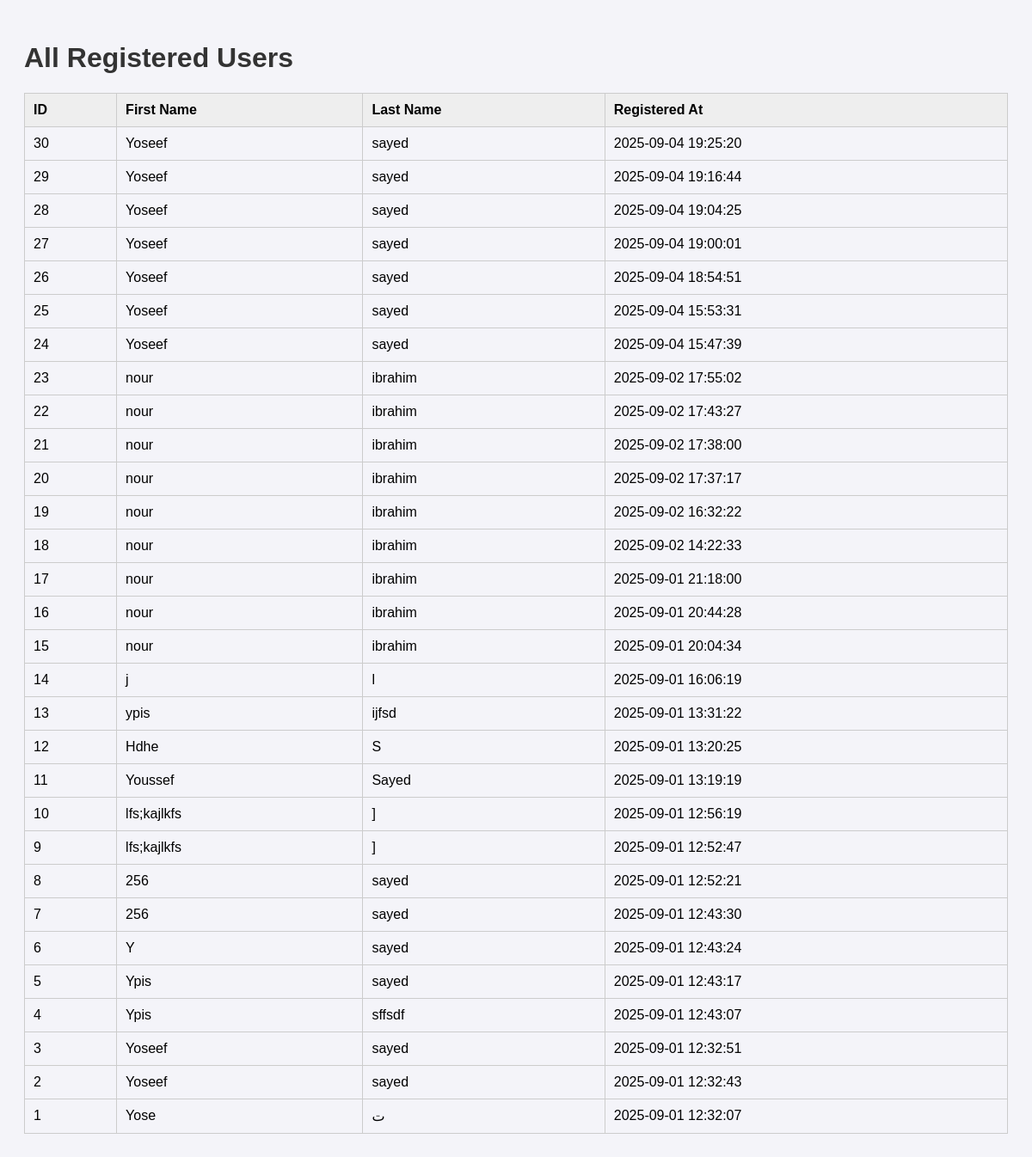
The app's page /all_users, older data.
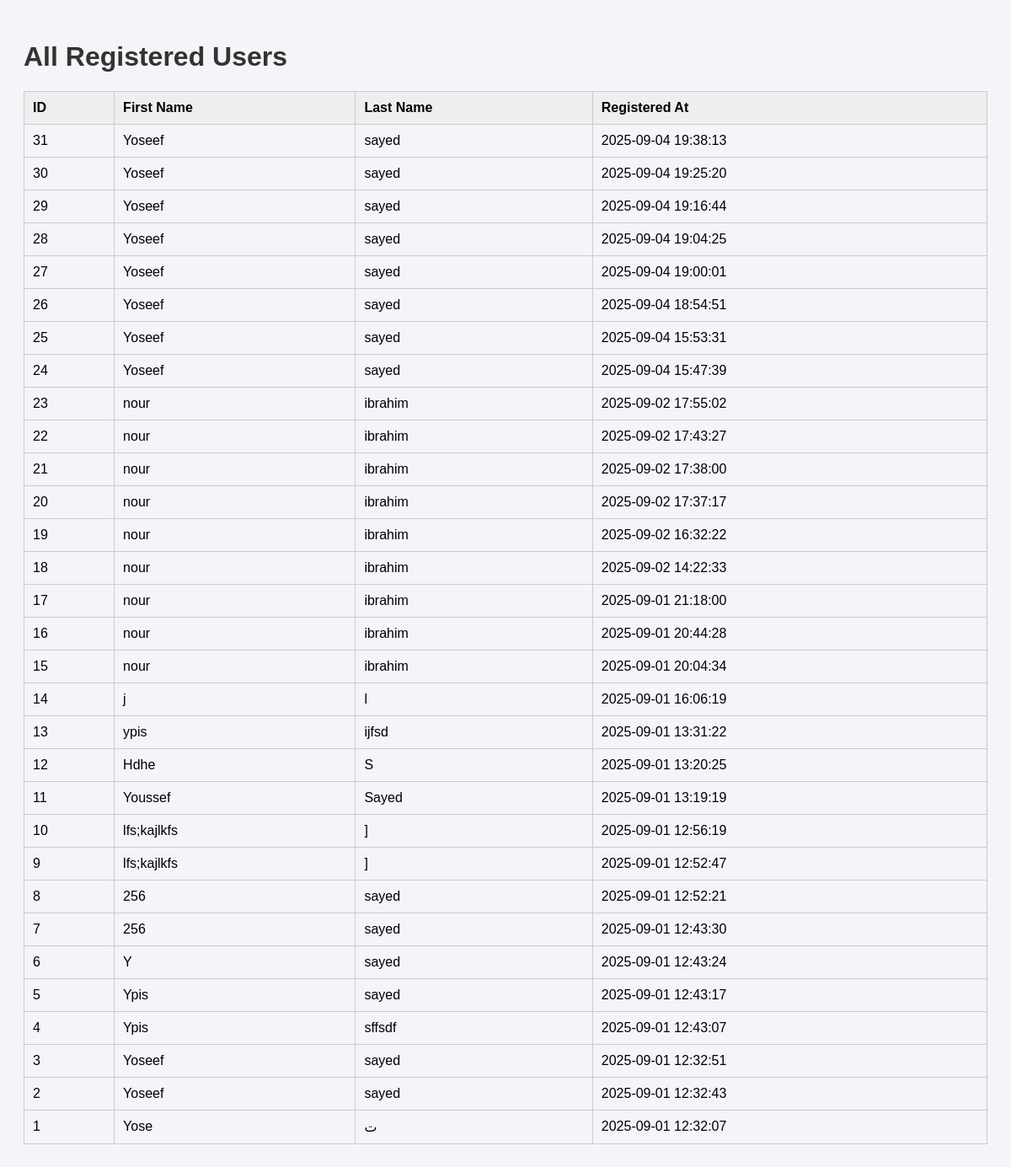
The same page, newer data.
### tables this page shows
CREATE TABLE users (
        id INTEGER PRIMARY KEY AUTOINCREMENT,
        first_name TEXT NOT NULL,
        last_name TEXT NOT NULL,
        created_at TIMESTAMP DEFAULT CURRENT_TIMESTAMP
    );

### app.py (the view)
@app.route("/all_users")
def all_users():
    users = db.execute("SELECT * FROM users ORDER BY created_at DESC")
    return render_template("all_users.html", users=users)

### templates/all_users.html (shortened to what this page needs)
<!doctype html>
<html lang="en">
<head>
</head>
<body>
  <h1>All Registered Users</h1>
  <table>
    <tr>
      <th>ID</th>
      <th>First Name</th>
      <th>Last Name</th>
      <th>Registered At</th>
    </tr>
    {% for user in users %}
    <tr>
      <td>{{ user.id }}</td>
      <td>{{ user.first_name }}</td>
      <td>{{ user.last_name }}</td>
      <td>{{ user.created_at }}</td>
    </tr>
    {% endfor %}
  </table>
</body>
</html>

### templates/all_users.html (style rules this page uses)
body { font-family: Arial, sans-serif; padding: 20px; background: #f4f4f9; }
h1 { color: #333; }
table { width: 100%; border-collapse: collapse; margin-top: 20px; }
th, td { padding: 10px; border: 1px solid #ccc; text-align: left; }
th { background: #eee; }

Row changes from the older to the newer data that the page shows:
added users: id "31", first_name "Yoseef", last_name "sayed", created_at "2025-09-04 19:38:13"
